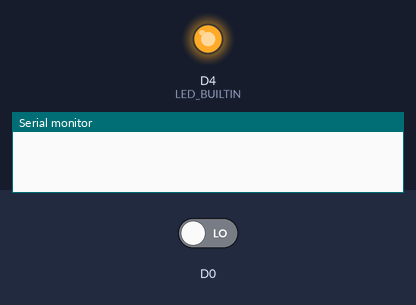
Bench run of a sketch on a simulated ESP8266 (Wemos D1 mini). Parts: output pins drawn as LEDs (lit = HIGH, except the on-board LED, lit = LOW), the last lines printed to the serial monitor. The inputs (shaded band) are chosen by the test bench; at power-on: D0 LOW. WiFi joins after 1.5 s; servers stay silent unless stated; random numbers use the default seed unless the sketch sets one; no MQTT or app messages arrive unless stated; not simulated (calls return 0 or success): arduino_secrets.h.

Above: at 0.0 s.
At 3.6 s:
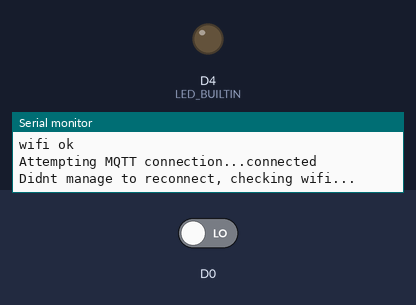
Timing chart, 0 to 5.1 s (numbered marks = the images above):
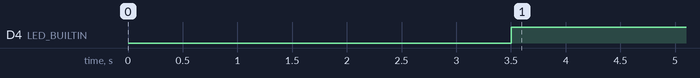

Measured:
- by itself, D4 (LED_BUILTIN): LOW → HIGH at 3.5 s

The sketch:

mmWave_d1mini_no_softserial.ino
```cpp
#include <ESP8266WiFi.h>
#include <PubSubClient.h>

// Wifi and MQTT
#include "arduino_secrets.h"
/*
**** please enter your sensitive data in the Secret tab/arduino_secrets.h
**** using format below
#define SECRET_SSID "ssid name"
#define SECRET_PASS "ssid password"
#define SECRET_MQTTUSER "user name - eg student"
#define SECRET_MQTTPASS "password";
 */

const char* ssid     = SECRET_SSID;
const char* pass     = SECRET_PASS;
const char* mqttuser = SECRET_MQTTUSER;
const char* mqttpass = SECRET_MQTTPASS;

WiFiClient espClient;
PubSubClient client(espClient);
long lastMsg = 0;
char msg[50];
int value = 0;

const char* mqtt_server = "mqtt.cetools.org";
int        port     = 1884;


void setup() {
  delay(1000);
  Serial.begin(115200);
  delay(1000);
  pinMode(LED_BUILTIN, OUTPUT);

  // Initiate the connecting to wifi routine
  startWifi();

  // Once connected to wifi establish connection to mqtt broker
  client.setServer(mqtt_server, port);

}

void loop() {
  int presence = digitalRead(D0);
  digitalWrite(LED_BUILTIN, !presence); // need the opposite since low = led on!
  Serial.print("presence:");
  Serial.println(presence);
  if(WiFi.status() != WL_CONNECTED){
    startWifi();
  } else {
    Serial.println("wifi ok");
  }
  sendMQTT(presence);
  delay(1000);
}


// This function is used to set-up the connection to the wifi
// using the user and passwords defined in the secrets file
// It then prints the connection status to the serial monitor

void startWifi(){
  // We start by connecting to a WiFi network
  Serial.println();
  Serial.print("Connecting to ");
  Serial.println(ssid);
  WiFi.begin(ssid, pass);

  // check to see if connected and wait until you are
  while (WiFi.status() != WL_CONNECTED) {
    delay(500);
    Serial.print(".");
  }
  Serial.println("");
  Serial.println("WiFi connected");
  Serial.print("IP address: ");
  Serial.println(WiFi.localIP());
}

// This function is used to make sure the arduino is connected
// to an MQTT broker before it tries to send a message and to
// keep alive subscriptions on the broker (ie listens for inTopic)

void reconnect() {
  // Try 5 times to reconnect
  int counter = 0;
  while (counter < 5) {    // while not (!) connected....
    Serial.print("Attempting MQTT connection...");
    // Create a random client ID
    String clientId = "ESP8266D1Client-";
    clientId += String(random(0xffff), HEX);

    // Attempt to connect
    if (client.connect(clientId.c_str(), mqttuser, mqttpass)) {
      Serial.println("connected");
      break;
    } else {
      Serial.print("failed, rc=");
      Serial.print(client.state());
      Serial.println(" try again in 5 seconds");
      // Wait 5 seconds before retrying
      delay(5000);
    }
    counter++;
  }
  Serial.println("Didnt manage to reconnect, checking wifi...");
}

// This function sends (publishes) a message to a MQTT topic
// once a connection is established with the broker. It sends
// an incrementing variable called value to the topic:
// "student/CASA0014/plant/ucjtdjw"

void sendMQTT(int val) {

  if (!client.connected()) {
    reconnect();
  }else{
    client.loop();
    snprintf (msg, 2, "%ld", val);
    Serial.print("Publish message: ");
    Serial.println(msg);
    client.publish("personal/ucjtdjw/mmwave", msg);
  }

}
```
